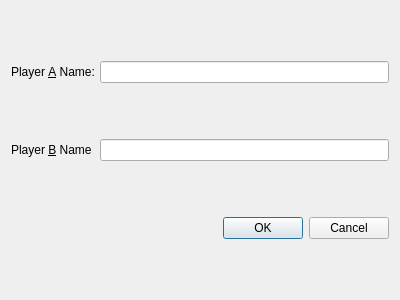
<?xml version="1.0" encoding="UTF-8"?>
<ui version="4.0">
 <class>ConfigurationDialog</class>
 <widget class="QDialog" name="ConfigurationDialog">
  <property name="geometry">
   <rect>
    <x>0</x>
    <y>0</y>
    <width>400</width>
    <height>300</height>
   </rect>
  </property>
  <property name="windowTitle">
   <string>Dialog</string>
  </property>
  <layout class="QGridLayout" name="gridLayout">
   <item row="0" column="0">
    <widget class="QLabel" name="label">
     <property name="text">
      <string>Player &amp;A Name:</string>
     </property>
     <property name="buddy">
      <cstring>player1Name</cstring>
     </property>
    </widget>
   </item>
   <item row="0" column="1">
    <widget class="QLineEdit" name="player1Name"/>
   </item>
   <item row="1" column="1">
    <widget class="QLineEdit" name="player2Name"/>
   </item>
   <item row="2" column="0" colspan="2">
    <widget class="QDialogButtonBox" name="buttonBox">
     <property name="orientation">
      <enum>Qt::Horizontal</enum>
     </property>
     <property name="standardButtons">
      <set>QDialogButtonBox::Cancel|QDialogButtonBox::Ok</set>
     </property>
    </widget>
   </item>
   <item row="1" column="0">
    <widget class="QLabel" name="label_2">
     <property name="text">
      <string>Player &amp;B Name</string>
     </property>
     <property name="buddy">
      <cstring>player2Name</cstring>
     </property>
    </widget>
   </item>
  </layout>
 </widget>
 <tabstops>
  <tabstop>player1Name</tabstop>
  <tabstop>player2Name</tabstop>
 </tabstops>
 <resources/>
 <connections>
  <connection>
   <sender>buttonBox</sender>
   <signal>accepted()</signal>
   <receiver>ConfigurationDialog</receiver>
   <slot>accept()</slot>
   <hints>
    <hint type="sourcelabel">
     <x>248</x>
     <y>254</y>
    </hint>
    <hint type="destinationlabel">
     <x>157</x>
     <y>274</y>
    </hint>
   </hints>
  </connection>
  <connection>
   <sender>buttonBox</sender>
   <signal>rejected()</signal>
   <receiver>ConfigurationDialog</receiver>
   <slot>reject()</slot>
   <hints>
    <hint type="sourcelabel">
     <x>316</x>
     <y>260</y>
    </hint>
    <hint type="destinationlabel">
     <x>286</x>
     <y>274</y>
    </hint>
   </hints>
  </connection>
 </connections>
</ui>
